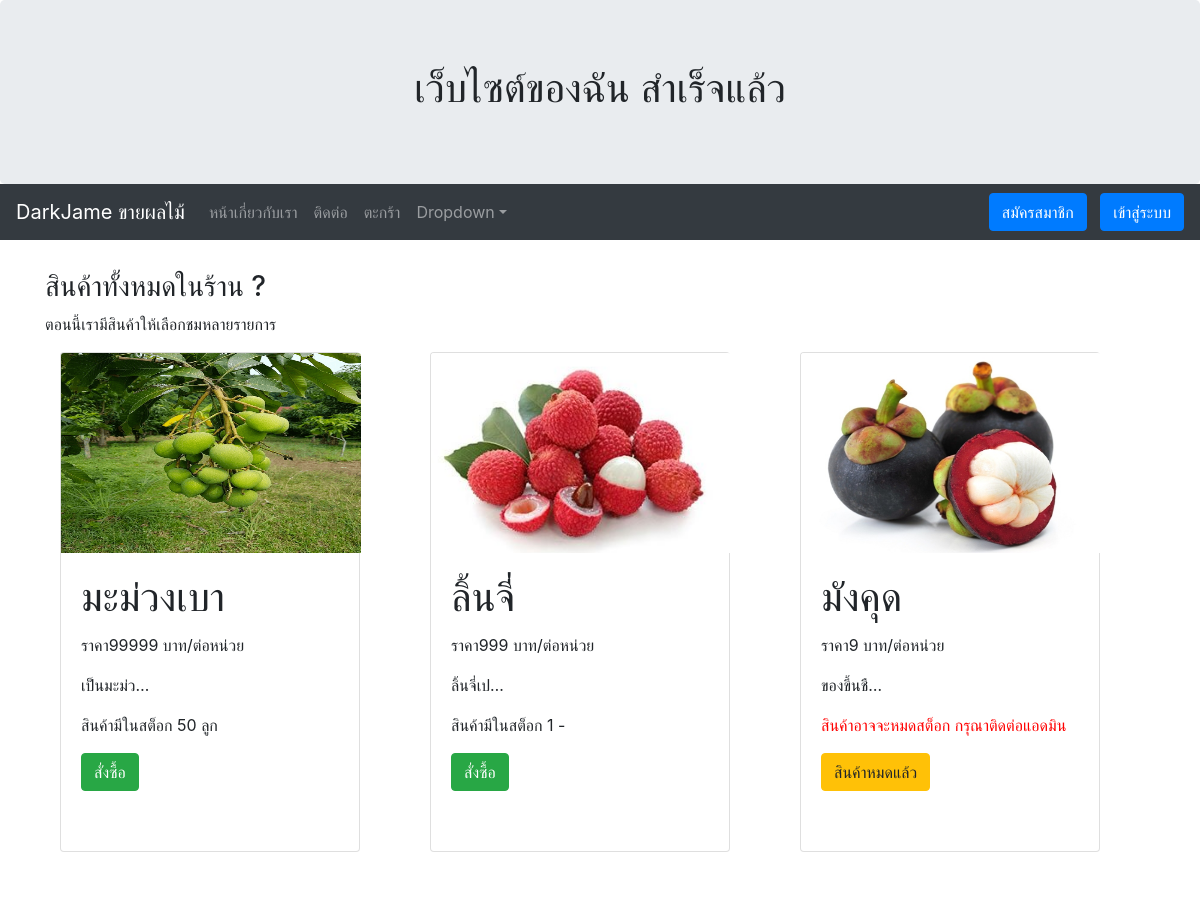
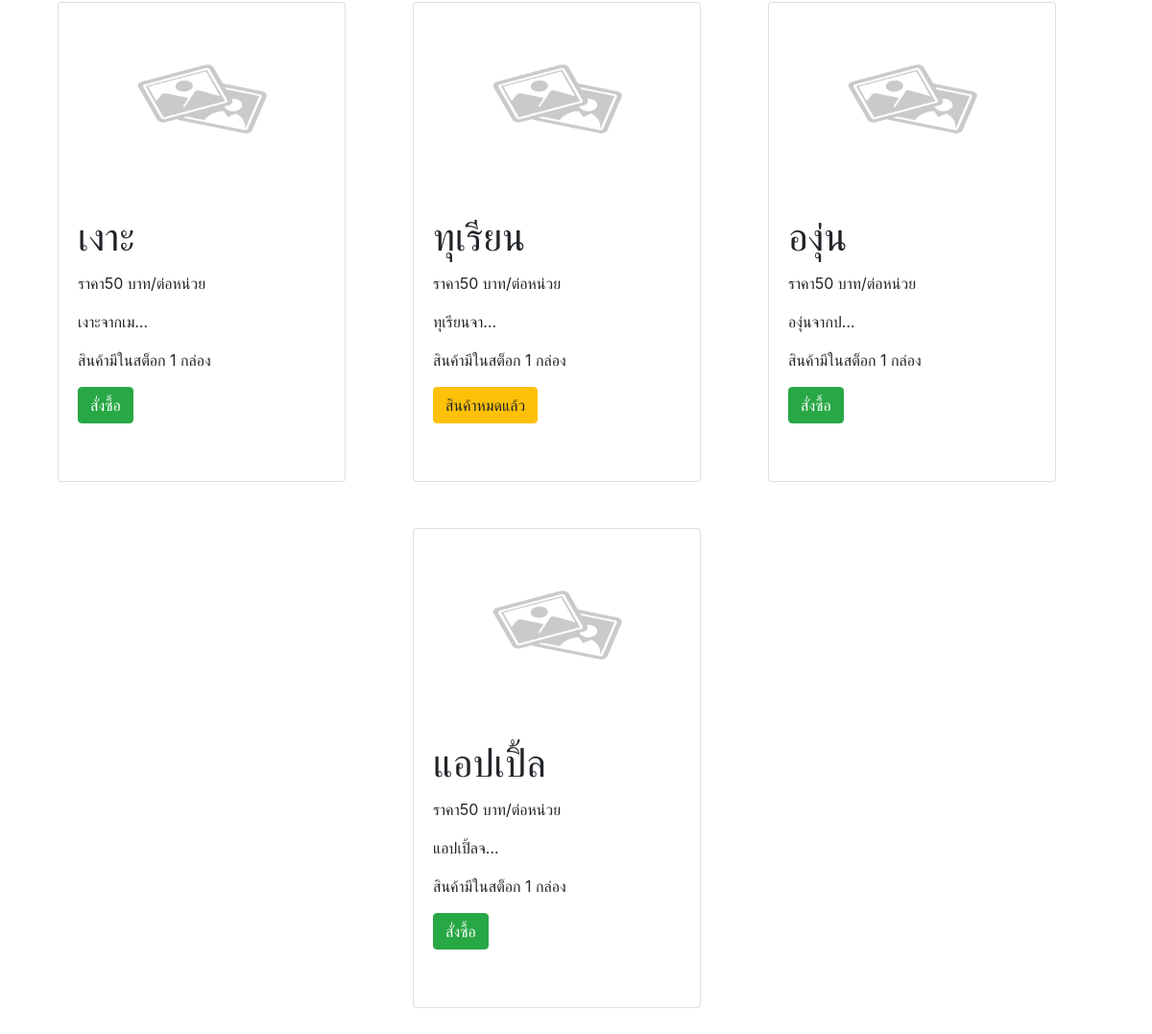
Page /allproduct/ on the committed database (2 pictures, top to bottom).
### myapp/models.py (models this page shows, shortened)
class Allproduct(models.Model):
	name = models.CharField(max_length=100)
	price = models.CharField(max_length=100)
	detail = models.TextField(null=True, blank=True)
	imageurl = models.CharField(max_length=200, null=True, blank=True)
	instock = models.BooleanField(default=True)
	quantity = models.IntegerField(default=1)
	unit = models.CharField(max_length=200, default='-')
	image = models.ImageField(upload_to="products", null=True, blank=True)

### myapp/views.py (the view)
# urls.py: path('allproduct/', Product, name='allproduct-page'),
def Product(request):
	product = Allproduct.objects.all().order_by('id').reverse()
	context = {'product': product}
	return render(request, 'myapp/allproduct.html', context)

### templates/myapp/allproduct.html
{% extends 'myapp/base.html' %} {% block content %}
<h3>สินค้าทั้งหมดในร้าน ?</h3>
<p>ตอนนี้เรามีสินค้าให้เลือกชมหลายรายการ</p>
<div class="container-fluid">
  <div class="row">
    {% for pd in product %}
    <div class="container col-sm-4">
      <div class="card" style="width: 300px; height: 500px">
        {% if pd.image %}
        <img
          class="card-img-top"
          src="{{ pd.image.url }}"
          width="400px"
          style="width: 300px; height: 200px; overflow: hidden"
        />
        {% else %}
        <img
          class="card-img-top"
          src="/media/default.png"
          width="400px"
          style="width: 300px; height: 200px; overflow: hidden"
        />
        {% endif %}
        <div class="card-body">
          <h1 class="card-title">{{ pd.name }}</h1>
          <p>ราคา{{ pd.price }} บาท/ต่อหน่วย</p>
          <p>{{ pd.detail|truncatechars_html:10 }}</p>
          {% if pd.quantity > 0 %}
          <p>สินค้ามีในสต็อก {{ pd.quantity }} {{ pd.unit }}</p>
          {% else %}
          <p>
            <span style="color: red"
              >สินค้าอาจจะหมดสต็อก กรุณาติดต่อแอดมิน</span
            >
          </p>
          {% endif %} {% if pd.instock == True %} {% if user.is_authenticated %}
          <a href="{% url 'addtocart-page' pd.id %}" class="btn btn-success"
            >สั่งซื้อ</a
          >
          {% else %}
          <a href="{% url 'login'  %}" class="btn btn-success">สั่งซื้อ</a>
          {% endif %} {% else %}
          <a href="#" class="btn btn-warning">สินค้าหมดแล้ว</a>
          {% endif %}
        </div>
      </div>
      <br /><br />
    </div>
    {% endfor %}
  </div>
</div>
{% endblock content %}

### templates/myapp/base.html (shortened to what this page needs)
<!DOCTYPE html>
<html lang="en">
  <head>
    <link
      rel="stylesheet"
      href="https://maxcdn.bootstrapcdn.com/bootstrap/4.5.2/css/bootstrap.min.css"
    />
  </head>
  <body>
    <div class="jumbotron text-center" style="margin-bottom: 0px">
      <h1>เว็บไซต์ของฉัน สำเร็จแล้ว</h1>
    </div>
    <nav class="navbar navbar-expand-sm bg-dark navbar-dark">
      <a class="navbar-brand" href="{% url 'home-page' %}"
        >DarkJame ขายผลไม้
      </a>
      <div class="collapse navbar-collapse" id="collapsibleNavbar">
        <ul class="navbar-nav mr-auto">
          <li class="nav-item">
            <a class="nav-link" href="{% url 'about-page' %}"
              >หน้าเกี่ยวกับเรา
            </a>
          </li>
          <li class="nav-item">
            <a class="nav-link" href="{% url 'contact-page' %}"> ติดต่อ</a>
          </li>
          <li class="nav-item">
            <a class="nav-link" href="{% url 'allproduct-page' %}">
              ตะกร้า</a
            >
          </li>
          <li class="nav-item dropdown">
            <a
              class="nav-link dropdown-toggle"
              href="http://example.com"
              id="dropdown01"
              data-toggle="dropdown"
              aria-haspopup="true"
              aria-expanded="false"
              >Dropdown</a
            >
          </li>
        </ul>
        {% if user.is_authenticated %}
        <img
          src="{{ user.profile.photo.url }}"
          alt=""
          width="40"
          height="40"
          class="rounded-circle"
        />
        <p style="color: white; margin-top: 10px">
          สวัสดีคุณ&nbsp&nbsp{{ user.first_name }} {{ user.last_name }}
        </p>
        <a class="btn btn-secondary" href="{% url 'logout' %}">ออกจากระบบ</a>
        {% else %}
        <a class="btn btn-primary" href="{% url 'register-page' %}"
          >สมัครสมาชิก</a
        >&nbsp&nbsp&nbsp
        <a class="btn btn-primary" href="{% url 'login' %}">เข้าสู่ระบบ</a>
        {% endif %}
      </div>
    </nav>
    <div class="container" style="margin-top: 30px">
      {% block content %} {% endblock content %}
    </div>
  </body>
</html>

### rows in the picture
Allproduct: image (picture), name "มะม่วงเบา", price "99999", detail "เป็นมะม่ว…", quantity "50", unit "ลูก", instock "สั่งซื้อ"
Allproduct: image (picture), name "ลิ้นจี่", price "999", detail "ลิ้นจี่เป…", quantity "1", unit "-", instock "สั่งซื้อ"
Allproduct: image (picture), name "มังคุด", price "9", detail "ของขึ้นชื…", quantity "สินค้าอาจจะหมดสต็อก กรุณาติดต่อแอดมิน", instock "สินค้าหมดแล้ว"
Allproduct: name "เงาะ", price "50", detail "เงาะจากเม…", quantity "1", unit "กล่อง", instock "สั่งซื้อ"
Allproduct: name "ทุเรียน", price "50", detail "ทุเรียนจา…", quantity "1", unit "กล่อง", instock "สินค้าหมดแล้ว"
Allproduct: name "องุ่น", price "50", detail "องุ่นจากป…", quantity "1", unit "กล่อง", instock "สั่งซื้อ"
Allproduct: name "แอปเปิ้ล", price "50", detail "แอปเปิ้ลจ…", quantity "1", unit "กล่อง", instock "สั่งซื้อ"
